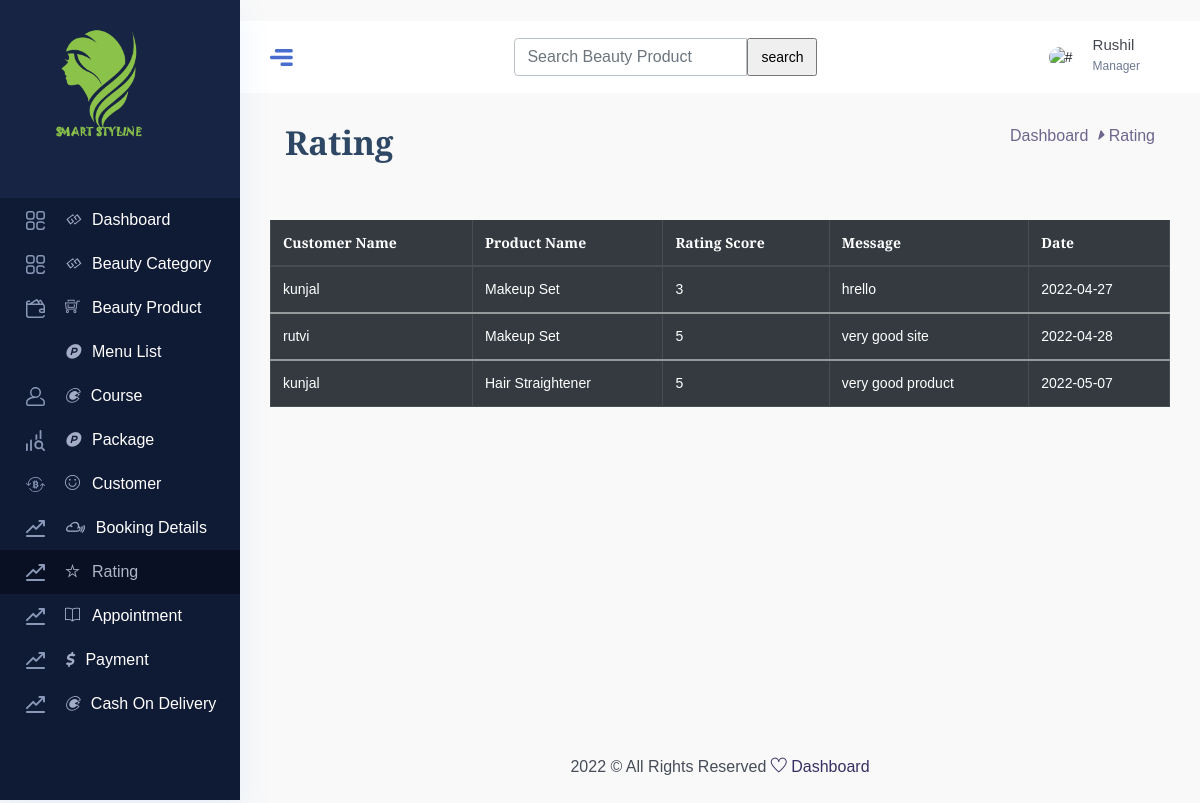
The app's page /admin/rating.php with its own data.
### tables this page shows
CREATE TABLE `rating` (
  `rating_id` int(3) NOT NULL,
  `customer_id` int(3) NOT NULL,
  `product_id` int(3) NOT NULL,
  `rating_score` int(1) NOT NULL,
  `message` text NOT NULL,
  `date` date NOT NULL,
  `status` int(3) NOT NULL
);

CREATE TABLE `customer` (
  `customer_id` int(3) NOT NULL,
  `cust_fullname` varchar(50) NOT NULL,
  `mob_number` varchar(10) NOT NULL,
  `email_id` varchar(50) NOT NULL,
  `gender` varchar(10) NOT NULL,
  `address` text NOT NULL,
  `city` varchar(20) NOT NULL,
  `pin_code` int(6) NOT NULL,
  `dob` date NOT NULL,
  `password` varchar(6) NOT NULL,
  `otp` int(4) NOT NULL,
  `create_date` date NOT NULL,
  `type` varchar(10) NOT NULL,
  `status` bit(1) NOT NULL
);

CREATE TABLE `beauty_product` (
  `product_id` int(3) NOT NULL,
  `category_id` int(3) NOT NULL,
  `product_name` varchar(50) NOT NULL,
  `image1` varchar(100) NOT NULL,
  `image2` varchar(100) NOT NULL,
  `price` int(5) NOT NULL,
  `discount` int(2) NOT NULL,
  `total_price` int(5) NOT NULL,
  `description` text NOT NULL,
  `ingredients` text NOT NULL,
  `status` bit(1) NOT NULL
);

### admin/rating.php (the view, shortened to what this page needs)
<!DOCTYPE html>
<html lang="zxx">
<head>
<link rel="stylesheet" href="css/bootstrap.min.css" />
<link rel="stylesheet" href="vendors/themefy_icon/themify-icons.css" />
<link rel="stylesheet" href="vendors/font_awesome/css/all.min.css" />
<link rel="stylesheet" href="vendors/scroll/scrollable.css" />
<link rel="stylesheet" href="css/metisMenu.css">
<link rel="stylesheet" href="css/style.css" />
<link rel="stylesheet" href="css/colors/default.css" id="colorSkinCSS">
</head>
<body class="crm_body_bg">
<?php
include ('sidebar.php');
?>
<section class="main_content dashboard_part large_header_bg">
<?php
include ('header.php');
?>
<div class="main_content_iner ">
<div class="container-fluid p-0">
<div class="row justify-content-center">
<div class="col-12">
<div class="dashboard_header mb_50">
<div class="row">
<div class="col-lg-6">
<div class="dashboard_header_title">
<h3>Rating</h3>
</div>
</div>
<div class="col-lg-6">
<div class="dashboard_breadcam text-right">
<p><a href="index.php">Dashboard</a> <i class="fas fa-caret-right"></i>Rating</p>
</div>
</div>
</div>
</div>
</div>
<div class="table-responsive">
<?php
  $query="select pl.cust_fullname,lgn.* from rating lgn INNER JOIN customer pl ON pl.customer_id=lgn.customer_id where lgn.status=0";
  $query_run = mysqli_query($con, $query);
?>
<table class="table table-bordered table-dark">
<thead>
<tr>
<th scope="col">Customer Name</th>
<th scope="col">Product Name</th>
<th scope="col">Rating Score</th>
<th scope="col">Message</th>
<th scope="col">Date</th>
</tr>
</thead>
<?php
if($query_run)
{
    foreach($query_run as $row)
    {
?>
<tbody>
<tr>
<td><?php echo $row['cust_fullname'];?></td>
<td><?php $id = $row['product_id'];
$sql1 = "select product_name from beauty_product where product_id = $id and status = 0";
                    $result1 = mysqli_query($con,$sql1);
                  while($row1 = mysqli_fetch_array($result1))
                              {
                  echo $row1['product_name']; }?>
</td>
<td><?php echo $row['rating_score'];?></td>
<td><?php echo $row['message'];?></td>
<td><?php echo $row['date'];?></td>
</tr>
<?php
}
}
else
{
    echo "No Record Found";
}
?>
</tbody>
</table>
 </div>
</div>
</div>
</div>
<?php
include ('footer.php');
?>
</section>
</body>
</html>

### records on screen
rating: customer.cust_fullname "kunjal", rating_score "3", message "hrello", date "2022-04-27"
beauty_product: product_name "Makeup Set"
rating: customer.cust_fullname "rutvi", rating_score "5", message "very good site", date "2022-04-28"
rating: customer.cust_fullname "kunjal", rating_score "5", message "very good product", date "2022-05-07"
beauty_product: product_name "Hair Straightener"
